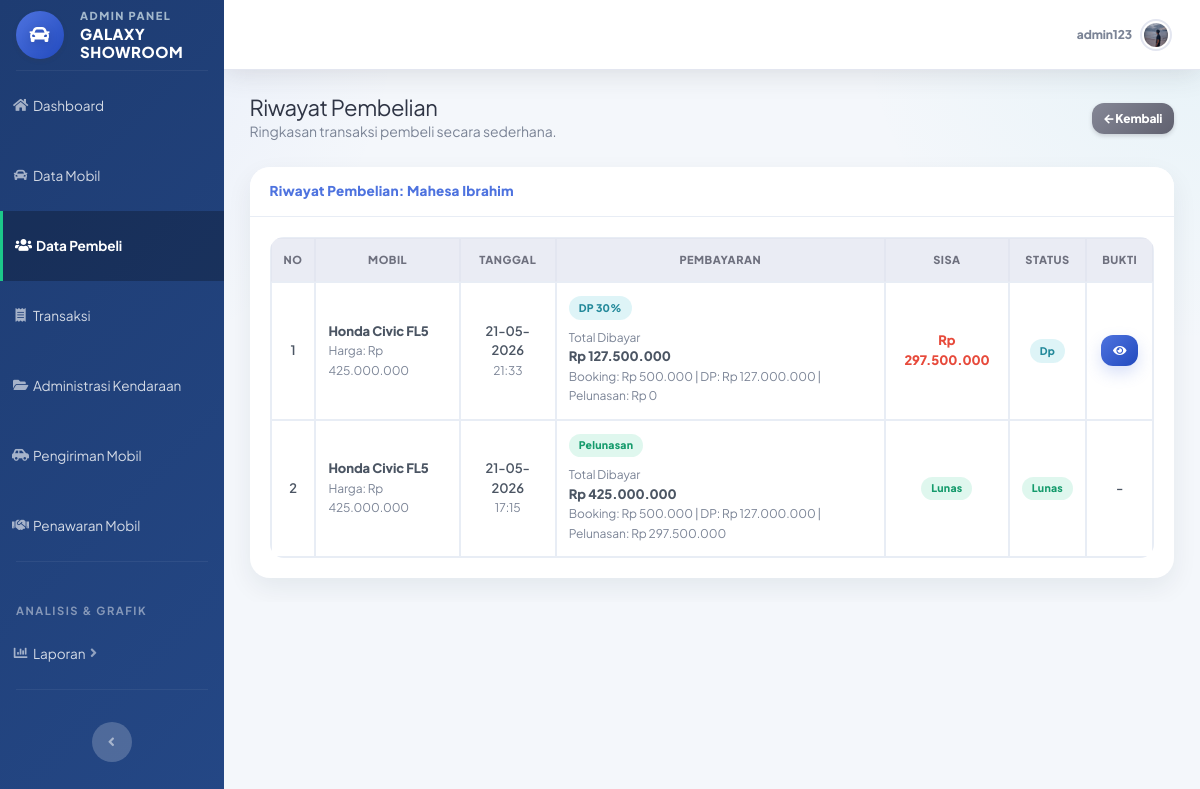
The app's page /admin/riwayat_pembelian.php?id=8 (signed in) with its own data.
### tables this page shows
CREATE TABLE `pembeli` (
  `id_pembeli` int(11) NOT NULL,
  `id_user` int(11) DEFAULT NULL,
  `nama` varchar(100) DEFAULT NULL,
  `alamat` text DEFAULT NULL,
  `no_hp` varchar(15) DEFAULT NULL,
  `foto` varchar(255) DEFAULT NULL
);

CREATE TABLE `pemesanan` (
  `id_pemesanan` int(11) NOT NULL,
  `id_pembeli` int(11) DEFAULT NULL,
  `id_mobil` int(11) DEFAULT NULL,
  `tanggal_pesan` datetime DEFAULT NULL,
  `total_harga` decimal(15,2) DEFAULT NULL,
  `status` enum('booking','dp','lunas','batal') DEFAULT 'booking',
  `deadline_dp` date DEFAULT NULL,
  `foto_ktp` varchar(255) DEFAULT NULL
);

CREATE TABLE `mobil` (
  `id_mobil` int(11) NOT NULL,
  `id_penjual` int(11) DEFAULT NULL,
  `nama_mobil` varchar(100) DEFAULT NULL,
  `harga` decimal(15,0) DEFAULT NULL,
  `stok` int(11) DEFAULT NULL,
  `status` enum('tersedia','dipesan','terjual') DEFAULT NULL,
  `deskripsi` text NOT NULL,
  `tahun` year(4) NOT NULL,
  `foto` varchar(255) NOT NULL
);

### admin/riwayat_pembelian.php (the view, shortened to what this page needs)
<?php
include "../config/koneksi.php";
$id = $_GET['id'] ?? null;
$id = mysqli_real_escape_string($koneksi, $id);
$pembeli = mysqli_query($koneksi, "SELECT * FROM pembeli WHERE id_pembeli='$id'");
$dataPembeli = mysqli_fetch_assoc($pembeli);
$query = mysqli_query($koneksi,
"SELECT
    p.id_pemesanan,
    p.tanggal_pesan,
    p.status AS status_pemesanan,
    p.deadline_dp,
    m.nama_mobil,
    m.harga,
    SUM(CASE WHEN py.jenis_pembayaran = 'booking' THEN py.jumlah ELSE 0 END) AS booking,
    SUM(CASE WHEN py.jenis_pembayaran = 'dp' THEN py.jumlah ELSE 0 END) AS dp,
    SUM(CASE WHEN py.jenis_pembayaran = 'pelunasan' THEN py.jumlah ELSE 0 END) AS pelunasan,
    MAX(py.bukti_pembayaran) AS bukti_pembayaran
FROM pemesanan p
JOIN mobil m ON p.id_mobil = m.id_mobil
LEFT JOIN pembayaran py ON p.id_pemesanan = py.id_pemesanan
WHERE p.id_pembeli='$id'
GROUP BY p.id_pemesanan
ORDER BY p.id_pemesanan DESC");
function rupiah($angka){
    return "Rp " . number_format((float)$angka, 0, ',', '.');
}
function badgeStatus($status){
    if($status == "lunas") return "success";
    if($status == "dp") return "info";
    return "secondary";
}
?>
<!DOCTYPE html>
<html lang="id">
<head>
    <link href="../assets/vendor/fontawesome-free/css/all.min.css" rel="stylesheet">
    <link href="../assets/css/sb-admin-2.min.css" rel="stylesheet">
    <link href="../assets/css/admin.css" rel="stylesheet">
</head>
<body id="page-top">
<div id="wrapper">
    <?php include "../includes/sidebar_admin.php"; ?>
    <div id="content-wrapper" class="d-flex flex-column">
        <div id="content">
            <?php
            include "../includes/topbar.php";
            ?>
            <div class="container-fluid">
                <div class="d-sm-flex align-items-center justify-content-between mb-4">
                    <div>
                        <h1 class="h3 mb-0 text-gray-800">Riwayat Pembelian</h1>
                        <p class="mb-0 text-gray-600">
                            Ringkasan transaksi pembeli secara sederhana.
                        </p>
                    </div>
                    <a href="data_pembeli_admin.php" class="btn btn-sm btn-secondary shadow-sm">
                        <i class="fas fa-arrow-left fa-sm"></i> Kembali
                    </a>
                </div>
                <div class="card shadow mb-4">
                    <div class="card-header py-3">
                        <h6 class="m-0 font-weight-bold text-primary">
                            Riwayat Pembelian: <?= htmlspecialchars($dataPembeli['nama']); ?>
                        </h6>
                    </div>
                    <div class="card-body">
                        <?php if(mysqli_num_rows($query) > 0){ ?>
                        <div class="table-responsive">
                            <table class="table table-bordered table-hover" width="100%" cellspacing="0">
                                <thead class="thead-light text-center">
                                    <tr>
                                        <th>No</th>
                                        <th>Mobil</th>
                                        <th>Tanggal</th>
                                        <th>Pembayaran</th>
                                        <th>Sisa</th>
                                        <th>Status</th>
                                        <th>Bukti</th>
                                    </tr>
                                </thead>
                                <tbody>
                                    <?php
                                    $no = 1;
                                    while($row = mysqli_fetch_assoc($query)){
                                        $hargaMobil = (float)$row['harga'];
                                        $booking = (float)$row['booking'];
                                        $dp = (float)$row['dp'];
                                        $pelunasan = (float)$row['pelunasan'];
                                        $totalDibayar = $booking + $dp + $pelunasan;
                                        $sisa = $hargaMobil - $totalDibayar;
                                        if($pelunasan > 0){
                                            $tahap = "Pelunasan";
                                            $badgeTahap = "success";
                                        } elseif($dp > 0){
                                            $tahap = "DP 30%";
                                            $badgeTahap = "info";
                                        } elseif($booking > 0){
                                            $tahap = "Booking";
                                            $badgeTahap = "warning";
                                        } else {
                                            $tahap = "Belum Bayar";
                                            $badgeTahap = "secondary";
                                        }
                                    ?>
                                    <tr>
                                        <td class="text-center"><?= $no++; ?></td>
                                        <td>
                                            <strong><?= htmlspecialchars($row['nama_mobil']); ?></strong>
                                            <br>
                                            <small class="text-muted">
                                                Harga: <?= rupiah($hargaMobil); ?>
                                            </small>
                                        </td>
                                        <td class="text-center">
                                            <?= date('d-m-Y', strtotime($row['tanggal_pesan'])); ?>
                                            <br>
                                            <small class="text-muted">
                                                <?= date('H:i', strtotime($row['tanggal_pesan'])); ?>
                                            </small>
                                        </td>
                                        <td>
                                            <span class="badge badge-<?= $badgeTahap; ?> mb-2">
                                                <?= $tahap; ?>
                                            </span>
                                            <br>
                                            <small class="text-muted">Total Dibayar</small>
                                            <br>
                                            <strong><?= rupiah($totalDibayar); ?></strong>
                                            <br>
                                            <small class="text-muted">
                                                Booking: <?= rupiah($booking); ?> |
                                                DP: <?= rupiah($dp); ?> |
                                                Pelunasan: <?= rupiah($pelunasan); ?>
                                            </small>
                                        </td>
                                        <td class="text-center">
                                            <?php if($sisa <= 0){ ?>
                                                <span class="badge badge-success">Lunas</span>
                                            <?php } else { ?>
                                                <strong class="text-danger"><?= rupiah($sisa); ?></strong>
                                            <?php } ?>
                                        </td>
                                        <td class="text-center">
                                            <span class="badge badge-<?= badgeStatus($row['status_pemesanan']); ?>">
                                                <?= ucfirst($row['status_pemesanan']); ?>
                                            </span>
                                        </td>
                                        <td class="text-center">
                                            <?php if(!empty($row['bukti_pembayaran']) && $row['bukti_pembayaran'] != "-"){ ?>
                                                <a href="../uploads/<?= htmlspecialchars($row['bukti_pembayaran']); ?>"
                                                   target="_blank"
                                                   class="btn btn-sm btn-primary">
                                                    <i class="fas fa-eye"></i>
                                                </a>
                                            <?php } else { ?>
                                                -
                                            <?php } ?>
                                        </td>
                                    </tr>
                                    <?php } ?>
                                </tbody>
                            </table>
                        </div>
                        <?php } ?>
                    </div>
                </div>
            </div>
        </div>
    </div>
</div>
</body>
</html>

### assets/css/admin.css (style rules this page uses)
:root { --app-bg: #f4f7fb; --app-white: #ffffff; --app-primary: #4e73df; --app-primary-dark: #224abe; --app-success: #1cc88a; --app-info: #36b9cc; --app-warning: #f6c23e; --app-danger: #e74a3b; --app-secondary: #858796; --app-purple: #6f42c1; --app-dark: #2f3545; --app-text: #374151; --app-muted: #7b8496; --app-border: #e8edf5; --radius-sm: 10px; --radius-md: 14px; --radius-lg: 20px; --shadow-sm: 0 6px 16px rgba(18, 38, 63, 0.05); --shadow-md: 0 10px 26px rgba(18, 38, 63, 0.07); --shadow-lg: 0 16px 38px rgba(18, 38, 63, 0.11); }
html { scroll-behavior: smooth; }
body { background: radial-gradient(circle at top left, rgba(78, 115, 223, 0.09), transparent 28%), radial-gradient(circle at top right, rgba(54, 185, 204, 0.07), transparent 24%), var(--app-bg); font-family: 'Plus Jakarta Sans', sans-serif; color: var(--app-text); font-size: 14px; letter-spacing: -0.1px; -webkit-font-smoothing: antialiased; -moz-osx-font-smoothing: grayscale; }
#wrapper, #content-wrapper { background: transparent !important; }
.container-fluid { padding-left: 1.6rem; padding-right: 1.6rem; }
h1, h2, h3, h4, h5, h6 { font-family: 'Plus Jakarta Sans', sans-serif; color: var(--app-dark); font-weight: 800; letter-spacing: -0.45px; }
h1, .h1 { font-size: 28px; }
h3, .h3 { font-size: 22px; }
h6, .h6 { font-size: 14px; }
p { color: var(--app-muted); line-height: 1.65; font-size: 14px; }
small, .small { font-size: 12px; }
.text-gray-800 { color: var(--app-dark) !important; }
.text-gray-700, .text-gray-600, .text-muted { color: var(--app-muted) !important; }
.font-weight-bold { font-weight: 800 !important; }
.card { border: 0 !important; border-radius: var(--radius-lg) !important; box-shadow: var(--shadow-md) !important; background: var(--app-white); overflow: hidden; }
.card-header { background: #ffffff !important; border-bottom: 1px solid var(--app-border) !important; padding: 16px 20px !important; }
.card-header h6, .card-header .m-0 { font-size: 13.5px; font-weight: 800 !important; letter-spacing: 0.2px; }
.card-body { padding: 20px; }
.table-responsive { border-radius: var(--radius-md); }
.table { border-collapse: separate; border-spacing: 0; color: var(--app-text); margin-bottom: 0; font-size: 13px; }
.table-bordered { border: 1px solid var(--app-border) !important; }
.table thead th { background: #f8faff; color: #5a6275; font-size: 11px; text-transform: uppercase; letter-spacing: 0.5px; border-bottom: 1px solid var(--app-border) !important; padding: 13px 12px; font-weight: 800; white-space: nowrap; }
.table tbody td { vertical-align: middle; padding: 13px 12px; color: #4b5563; border-color: var(--app-border) !important; font-weight: 600; }
.table-hover tbody tr { transition: all 0.18s ease; }
.table .btn, td .btn { margin: 2px; white-space: nowrap; }
.btn { border-radius: 12px; border: 0; font-family: 'Plus Jakarta Sans', sans-serif; font-size: 13px; font-weight: 800; transition: all 0.2s ease; }
.btn-sm { padding: 6.5px 12px; font-size: 12px; font-weight: 800; }
.btn-primary { background: linear-gradient(135deg, var(--app-primary), var(--app-primary-dark)); box-shadow: 0 7px 16px rgba(78, 115, 223, 0.22); }
.btn-secondary { background: linear-gradient(135deg, #858796, #60616f); box-shadow: 0 7px 16px rgba(133, 135, 150, 0.20); }
.badge { padding: 6.5px 10px; border-radius: 999px; font-size: 10.5px; font-weight: 800; letter-spacing: 0.25px; }
.badge-success { background: rgba(28, 200, 138, 0.14); color: #159b6c; }
.badge-info { background: rgba(54, 185, 204, 0.16); color: #23899a; }

### includes/sidebar_admin.php (style rules this page uses)
#wrapper #content-wrapper { margin-left: 14rem; transition: margin-left 0.2s cubic-bezier(0.4, 0, 0.2, 1); width: calc(100% - 14rem); }

### includes/topbar.php (style rules this page uses)
#content-wrapper { padding-top: 4.375rem !important; }
#content, .container-fluid { margin-top: 0 !important; }
.container-fluid { padding-top: 1.5rem !important; }

### records on screen
pembeli: nama "Mahesa Ibrahim"
pemesanan: id_mobil.nama_mobil "Honda Civic FL5", id_mobil.harga "Rp 425.000.000", tanggal_pesan "21-05-2026", tanggal_pesan "21:33", tahap "DP 30%", totalDibayar "Rp 127.500.000", booking "Rp 500.000", dp "Rp 127.000.000", pelunasan "Rp 0", sisa "Rp 297.500.000", status "Dp"
pemesanan: id_mobil.nama_mobil "Honda Civic FL5", id_mobil.harga "Rp 425.000.000", tanggal_pesan "21-05-2026", tanggal_pesan "17:15", tahap "Pelunasan", totalDibayar "Rp 425.000.000", booking "Rp 500.000", dp "Rp 127.000.000", pelunasan "Rp 297.500.000", shows "Lunas", status "Lunas"

### other values on screen
$username "admin123"
